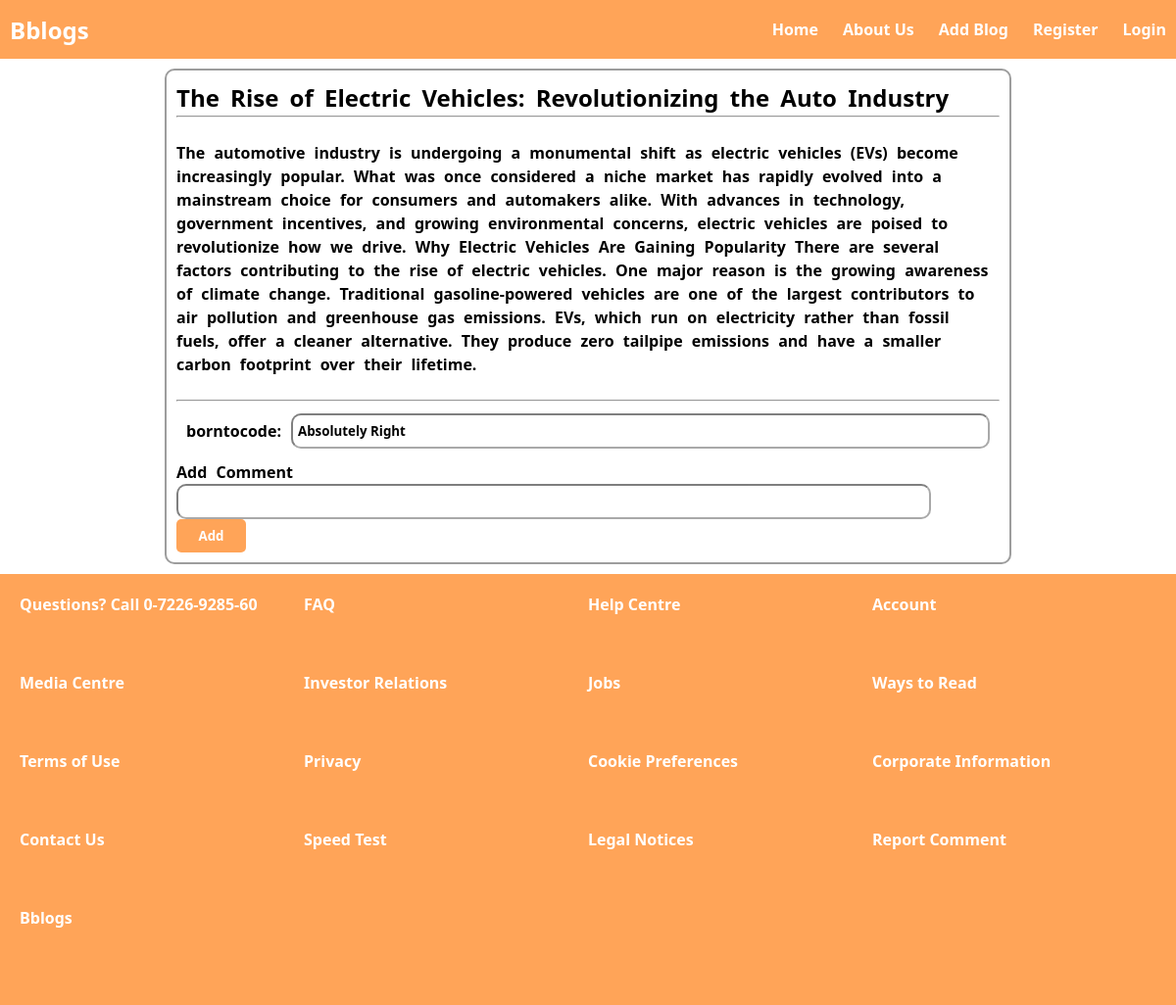
Page /blog/blog/5 on the committed database.
### mainApp/models.py (models this page shows, shortened)
class Blog(models.Model):
    user=models.ForeignKey(User,on_delete=models.CASCADE)
    id=models.AutoField(primary_key=True)
    title=models.CharField(max_length=300)
    content=models.TextField()

class Reviews(models.Model):
    blog=models.ForeignKey(Blog,on_delete=models.CASCADE)
    user=models.ForeignKey(User,on_delete=models.CASCADE)
    comment=models.CharField(max_length=700)

### mainApp/views.py (the view)
# urls.py: 2. Add a URL to urlpatterns:  path('blog/', include('blog.urls'))
def blog(request,id):
    blog=Blog.objects.get(id=id)
    reviews=Reviews.objects.filter(blog=blog)
    context={'blog':blog,'reviews':reviews}
    return render(request,'blog.html',context)

### templates/blog.html (shortened to what this page needs)
{% extends "base.html" %}
{% block body %}
<div class="container">
    <div class="box">
    <h2>{{ blog.title }}</h2>
    <hr />
    <br>
    <p>{{ blog.content }}</p>
    <br>
    <hr />
 {% for reviews in reviews %}
<div class="comment-container">
    <b>
        {{reviews.user.username}}:
    </b>
    <input type="text" value="{{reviews.comment}}" class="blog-comment">
</div>
{% endfor %}
    <div class="comment-add">
        <label for="comment">Add Comment</label>
        <form action="/comment" method="post">
            <input type="text" class="blog-comment" name="comment" id="comment" style="width: 90%;" required>
            <button type="submit" class="submit-button">Add</button>
        </form>
    </div>
</div>
</div>
{% endblock body %}

### static/css/index.css (style rules this page uses)
* { margin: 0; padding: 0; font-family: 'Segoe UI', Tahoma, Geneva, Verdana, sans-serif; font-weight: 600; }
body { background-color: #ffffff; font-family: 'Segoe UI', Tahoma, Geneva, Verdana, sans-serif; }
.submit-button { height: 34px; width: 71px; background-color: #ffa458; border: none; border-radius: 5px; color: #ffffff; }
.container { display: flex; justify-content: center; flex-direction: column; align-items: center; gap: 20px; }
.box { border:2px solid #838383c9; width: 70vw; padding: 10px; border-radius: 10px; background-color: #ffffff; line-height: 1.5; word-spacing: 5px; }
.comment-container { height: 40px; display:flex; align-items: center; gap: 10px; margin: 10px; }
.blog-comment { width: 100%; height: 22px; border-radius: 10px; border-color: #00000080; padding: 5px; }

### rows in the picture
Blog: title "The Rise of Electric Vehicles: Revolutionizing the Auto Industry", content "The automotive industry is undergoing a monumental shift as electric vehicles (EVs) become increasingly popular. What was once considered a niche market has rapidly evolved into a mainstream choice for consumers and automakers alike. With advances in technology, government incentives, and growing environmental concerns, electric vehicles are poised to revolutionize how we drive. Why Electric Vehicles Are Gaining Popularity There are several factors contributing to the rise of electric vehicles. One major reason is the growing awareness of climate change. Traditional gasoline-powered vehicles are one of the largest contributors to air pollution and greenhouse gas emissions. EVs, which run on…"
Reviews: user.username "borntocode", comment "Absolutely Right"
